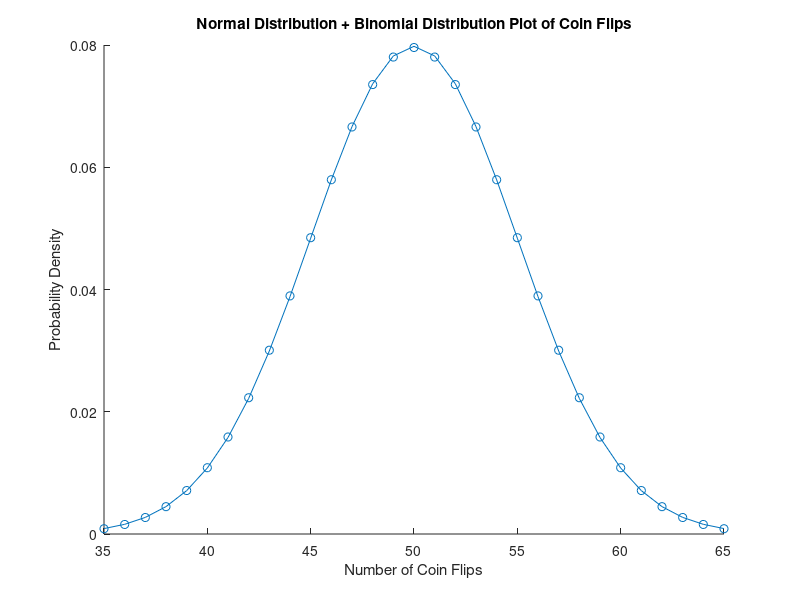

Recreate this plot in MATLAB.
n = 100;    
p = 0.5;  
mean = 50;  
sd = 5; 
all_x_values = (0 : 100); 
x_axis = (35 : 65); 

disp("Binomial PDF")
disp(binopdf(all_x_values, n, p))  
disp("Normal PDF") 
disp(normpdf(all_x_values, mean, sd))  

scatter(x_axis, binopdf(x_axis, n, p));  
hold on 
plot(x_axis, normpdf(x_axis, mean, sd));      

title("Normal Distribution + Binomial Distribution Plot of Coin Flips")
xlabel("Number of Coin Flips") 
ylabel("Probability Density") 

yticks(0 : 0.02 : 0.1);  